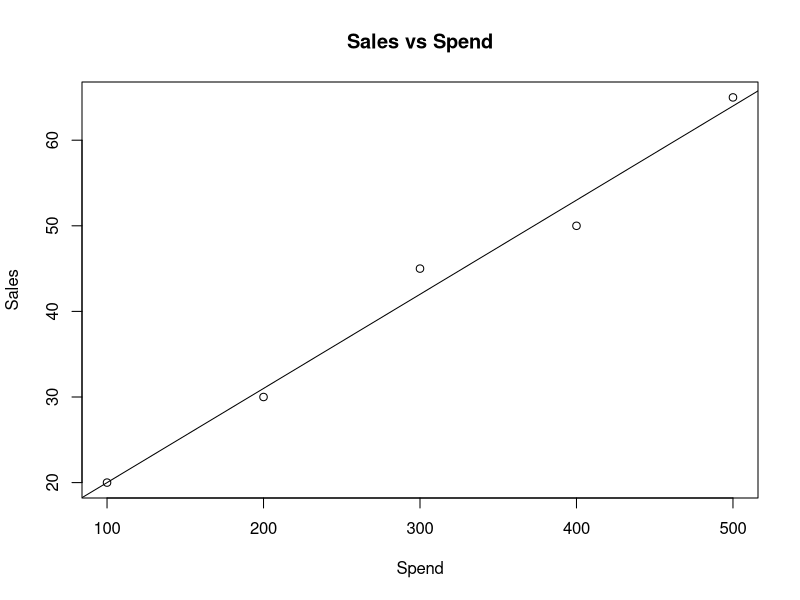

Write R code to recreate this figure.
# Sample advertising data
advertising <- data.frame(
  Spend=c(100, 200, 300, 400, 500),
  Sales=c(20, 30, 45, 50, 65)
)

# Build model
model <- lm(Sales ~ Spend, data=advertising)
print(summary(model))

# Predict sales for Spend = 350
new_data <- data.frame(Spend=350)
prediction <- predict(model, newdata=new_data)

print(prediction)

# Plot regression line
plot(advertising$Spend, advertising$Sales,
     main="Sales vs Spend",
     xlab="Spend", ylab="Sales")
abline(model)
